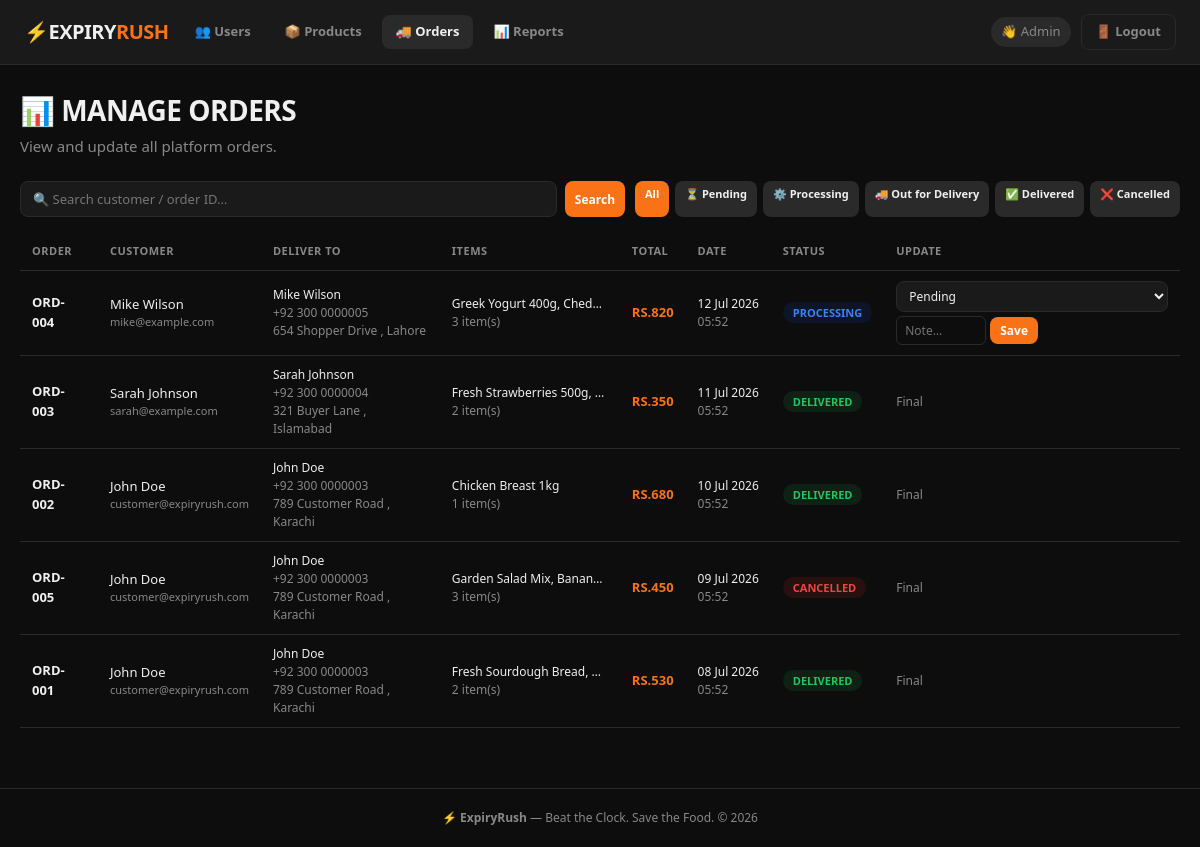
Page /admin_orders.php (signed in) on the committed database.
### tables this page shows
CREATE TABLE orders (
    id               INT AUTO_INCREMENT PRIMARY KEY,
    customer_id      INT           NOT NULL,
    total_amount     DECIMAL(10,2) NOT NULL,
    status           ENUM('pending','processing','out_for_delivery','delivered','cancelled')
                     NOT NULL DEFAULT 'pending',
    delivery_name    VARCHAR(100)  NOT NULL DEFAULT '',
    delivery_phone   VARCHAR(20)   NOT NULL DEFAULT '',
    delivery_address VARCHAR(255)  NOT NULL DEFAULT '',
    delivery_city    VARCHAR(100)  NOT NULL DEFAULT '',
    notes            TEXT,
    created_at       DATETIME      DEFAULT NOW(),
    FOREIGN KEY (customer_id) REFERENCES users(id)
);

CREATE TABLE users (
    id         INT AUTO_INCREMENT PRIMARY KEY,
    name       VARCHAR(100)  NOT NULL,
    email      VARCHAR(150)  NOT NULL UNIQUE,
    password   VARCHAR(255)  NOT NULL,
    role       ENUM('customer','seller','admin') NOT NULL DEFAULT 'customer',
    phone      VARCHAR(20),
    address    TEXT,
    is_active  TINYINT(1)    NOT NULL DEFAULT 1,
    created_at DATETIME      DEFAULT NOW()
);

### db.php (called while the page is built, shortened)
<?php
if (!function_exists('e')) {
    function e(string $str = ''): string {
        return htmlspecialchars($str, ENT_QUOTES, 'UTF-8');
    }
}

### admin_orders.php (the view, shortened to what this page needs)
<?php
require_once __DIR__ . '/db.php';
$filterStatus = $_GET['status'] ?? 'all';
$search = trim($_GET['q'] ?? '');
$where = 'WHERE 1=1';
$orders = $conn->query("
    SELECT o.id, o.total_amount, o.status, o.created_at,
           o.delivery_name, o.delivery_phone, o.delivery_address, o.delivery_city,
           u.name  AS customer_name,
           u.email AS customer_email,
           GROUP_CONCAT(oi.product_name ORDER BY oi.id SEPARATOR ', ') AS items,
           COUNT(oi.id)     AS item_count,
           SUM(oi.quantity) AS total_qty
    FROM   orders o
    JOIN   users       u  ON o.customer_id = u.id
    JOIN   order_items oi ON oi.order_id   = o.id
    {$where}
    GROUP  BY o.id
    ORDER  BY o.created_at DESC
    LIMIT 200
");
$statusOptions = [
    'all' => 'All',
    'pending' => '⏳ Pending',
    'processing' => '⚙️ Processing',
    'out_for_delivery' => '🚚 Out for Delivery',
    'delivered' => '✅ Delivered',
    'cancelled' => '❌ Cancelled',
];
require_once __DIR__ . '/header.php';
?>
<div class="page-header">
    <h1>📊 MANAGE ORDERS</h1>
    <p>View and update all platform orders.</p>
</div>
<div style="display:flex;gap:10px;flex-wrap:wrap;margin-bottom:16px;">
    <form method="GET" style="display:flex;gap:8px;flex:1;min-width:260px;">
        <input type="text" name="q" value="<?= e($search) ?>"
               placeholder="🔍 Search customer / order ID…"
               style="flex:1;padding:8px 12px;border-radius:8px;background:var(--card);
                      border:1px solid var(--border);color:var(--text);font-size:13px;">
        <button type="submit" class="btn btn-primary btn-sm">Search</button>
    </form>
    <div style="display:flex;gap:6px;flex-wrap:wrap;">
        <?php foreach ($statusOptions as $val => $label): ?>
        <a href="admin_orders.php?status=<?= $val ?><?= $search ? '&q=' . urlencode($search) : '' ?>"
           class="btn btn-sm <?= $filterStatus === $val ? 'btn-primary' : 'btn-secondary' ?>"
           style="font-size:11px;">
            <?= $label ?>
        </a>
        <?php endforeach; ?>
    </div>
</div>
<?php if (!$orders || $orders->num_rows === 0): ?>
<div class="empty-state">
    <div class="big">📋</div>
    <p>No orders found.</p>
</div>
<?php else: ?>
<div style="overflow-x:auto;">
<table class="data-table">
    <thead>
        <tr>
            <th>Order</th>
            <th>Customer</th>
            <th>Deliver To</th>
            <th>Items</th>
            <th>Total</th>
            <th>Date</th>
            <th>Status</th>
            <th>Update</th>
        </tr>
    </thead>
    <tbody>
    <?php while ($o = $orders->fetch_assoc()): ?>
    <tr id="row-<?= $o['id'] ?>">
        <td><strong>ORD-<?= str_pad($o['id'], 3, '0', STR_PAD_LEFT) ?></strong></td>
        <td>
            <div><?= e($o['customer_name']) ?></div>
            <div style="font-size:11px;color:var(--muted);"><?= e($o['customer_email']) ?></div>
        </td>
        <td style="font-size:12px;">
            <div><?= e($o['delivery_name']) ?></div>
            <div style="color:var(--muted);"><?= e($o['delivery_phone']) ?></div>
            <div style="color:var(--muted);">
                <?= e($o['delivery_address']) ?>
                <?= $o['delivery_city'] ? ', ' . e($o['delivery_city']) : '' ?>
            </div>
        </td>
        <td style="font-size:12px;max-width:180px;">
            <div style="white-space:nowrap;overflow:hidden;text-overflow:ellipsis;"
                 title="<?= e($o['items']) ?>">
                <?= e($o['items']) ?>
            </div>
            <div style="color:var(--muted);"><?= (int)$o['total_qty'] ?> item(s)</div>
        </td>
        <td style="font-weight:800;color:var(--orange);white-space:nowrap;">
            RS.<?= number_format($o['total_amount'], 0) ?>
        </td>
        <td style="font-size:12px;white-space:nowrap;">
            <?= date('d M Y', strtotime($o['created_at'])) ?><br>
            <span style="color:var(--muted);"><?= date('H:i', strtotime($o['created_at'])) ?></span>
        </td>
        <td>
            <span class="status-badge status-<?= str_replace('_', '-', e($o['status'])) ?>">
                <?= ucwords(str_replace('_', ' ', $o['status'])) ?>
            </span>
        </td>
        <td>
            <?php if (!in_array($o['status'], ['delivered', 'cancelled'], true)): ?>
            <form method="POST" action="admin_orders.php"
                  style="display:flex;gap:4px;align-items:center;flex-wrap:wrap;min-width:220px;">
                <select name="new_status"
                        class="filter-select"
                        style="padding:5px 8px;font-size:12px;">
                    <?php
                    $stOpts = ['pending','processing','out_for_delivery','delivered','cancelled'];
                    foreach ($stOpts as $st):
                        if ($st === $o['status']) continue;
                    ?>
                    <option value="<?= $st ?>"><?= ucwords(str_replace('_', ' ', $st)) ?></option>
                    <?php endforeach; ?>
                </select>
                <input type="text" name="note" placeholder="Note…"
                       style="width:90px;padding:5px 8px;font-size:12px;
                              border-radius:6px;background:var(--bg);
                              border:1px solid var(--border);color:var(--text);">
                <button type="submit" class="btn btn-sm btn-primary"
                        onclick="return confirm('Update this order status?')">
                    Save
                </button>
            </form>
            <?php else: ?>
            <span style="font-size:12px;color:var(--muted);">Final</span>
            <?php endif; ?>
        </td>
    </tr>
    <?php endwhile; ?>
    </tbody>
</table>
</div>
<?php endif; ?>
<?php require_once __DIR__ . '/footer.php'; ?>

### header.php (shortened to what this page needs)
<?php
$role = $_SESSION['role'] ?? '';
$uid = (int)($_SESSION['user_id'] ?? 0);
$uname = $_SESSION['name'] ?? '';
$self = $_SERVER['PHP_SELF'];
?>
<!DOCTYPE html>
<html lang="en">
<head>
<link rel="stylesheet" href="<?= BASE_URL ?>style.css">
</head>
<body>
<?php if ($uid): ?>
<nav>
  <a href="<?= BASE_URL ?>index.php" class="logo">⚡<span>EXPIRY</span>RUSH</a>
  <div class="nav-links">
    <?php if ($role === 'customer'): ?>
      <a href="<?= BASE_URL ?>browse.php"
         class="nav-btn <?= str_contains($self, 'browse') ? 'active' : '' ?>">🛒 Browse</a>
      <a href="<?= BASE_URL ?>alerts.php"
         class="nav-btn <?= str_contains($self, 'alerts') ? 'active' : '' ?>">🔔 Alerts</a>
      <a href="<?= BASE_URL ?>orders.php"
         class="nav-btn <?= str_contains($self, 'orders') && !str_contains($self, 'confirmation') ? 'active' : '' ?>">📦 Orders</a>
    <?php elseif ($role === 'admin'): ?>
      <a href="<?= BASE_URL ?>users.php"
         class="nav-btn <?= str_contains($self, 'users') ? 'active' : '' ?>">👥 Users</a>
      <a href="<?= BASE_URL ?>products.php"
         class="nav-btn <?= str_contains($self, 'products') ? 'active' : '' ?>">📦 Products</a>
      <a href="<?= BASE_URL ?>admin_orders.php"
         class="nav-btn <?= str_contains($self, 'admin_orders') ? 'active' : '' ?>">🚚 Orders</a>
      <a href="<?= BASE_URL ?>reports.php"
         class="nav-btn <?= str_contains($self, 'reports') ? 'active' : '' ?>">📊 Reports</a>
    <?php endif; ?>
  </div>
  <div class="nav-right">
    <span class="user-chip">👋 <?= e($uname) ?></span>
    <a href="<?= BASE_URL ?>logout.php" class="logout-btn">🚪 Logout</a>
  </div>
</nav>
<?php endif; ?>
<main class="container">

### footer.php (shortened to what this page needs)
</main>
<footer class="site-footer">
    <p>⚡ <strong>ExpiryRush</strong> — Beat the Clock. Save the Food. © <?= date('Y') ?></p>
</footer>
</body>
</html>

### style.css (style rules this page uses)
:root { --bg: #0d0d0d; --card: #1a1a1a; --border: #2a2a2a; --text: #f0f0f0; --muted: #888; --orange: #f97316; --red: #ef4444; --green: #22c55e; --yellow: #eab308; --blue: #3b82f6; --radius: 12px; --shadow: 0 4px 20px rgba(0,0,0,.4); }
*, *::before, *::after { box-sizing: border-box; margin: 0; padding: 0; }
body { background: var(--bg); color: var(--text); font-family: 'Segoe UI', system-ui, sans-serif; font-size: 15px; line-height: 1.5; min-height: 100vh; }
nav { display: flex; align-items: center; gap: 12px; padding: 14px 24px; background: var(--card); border-bottom: 1px solid var(--border); position: sticky; top: 0; z-index: 100; flex-wrap: wrap; }
.logo { font-size: 20px; font-weight: 900; text-decoration: none; color: var(--orange); letter-spacing: -0.5px; }
.logo span { color: var(--text); }
.nav-links { display: flex; gap: 6px; flex: 1; flex-wrap: wrap; }
.nav-btn { padding: 7px 14px; border-radius: 8px; text-decoration: none; color: var(--muted); font-size: 13px; font-weight: 600; transition: all .2s; }
.nav-btn:hover, .nav-btn.active { background: var(--border); color: var(--text); }
.nav-right { display: flex; align-items: center; gap: 10px; }
.user-chip { font-size: 13px; color: var(--muted); background: var(--border); padding: 5px 10px; border-radius: 999px; }
.logout-btn { padding: 7px 14px; background: transparent; border: 1px solid var(--border); color: var(--muted); border-radius: 8px; text-decoration: none; font-size: 13px; font-weight: 600; transition: all .2s; }
.container { max-width: 1200px; margin: 0 auto; padding: 24px 20px 60px; }
.page-header { margin-bottom: 24px; }
.page-header h1 { font-size: 28px; font-weight: 900; letter-spacing: -0.5px; }
.page-header p { color: var(--muted); margin-top: 4px; }
.btn { display: inline-block; padding: 8px 16px; border-radius: 8px; border: none; cursor: pointer; font-size: 13px; font-weight: 700; text-decoration: none; transition: opacity .2s, transform .1s; font-family: inherit; }
.btn-primary { background: var(--orange); color: #fff; }
.btn-secondary { background: var(--border); color: var(--text); }
.btn-sm { padding: 5px 10px; font-size: 12px; }
.filter-select { padding: 9px 14px; border-radius: 8px; background: var(--card); border: 1px solid var(--border); color: var(--text); font-family: inherit; font-size: 14px; cursor: pointer; }
.status-badge { font-size: 11px; font-weight: 700; padding: 3px 10px; border-radius: 999px; text-transform: uppercase; }
.status-cancelled { background: #dc262622; color: var(--red); }
input[type=text], input[type=email], input[type=password], input[type=number], input[type=datetime-local], select, textarea { width: 100%; padding: 10px 14px; background: var(--bg); border: 1px solid var(--border); border-radius: 8px; color: var(--text); font-family: inherit; font-size: 14px; transition: border-color .2s; }
.data-table { width: 100%; border-collapse: collapse; font-size: 13px; }
.data-table th { text-align: left; padding: 10px 12px; font-size: 11px; text-transform: uppercase; letter-spacing: .5px; color: var(--muted); border-bottom: 1px solid var(--border); }
.data-table td { padding: 10px 12px; border-bottom: 1px solid var(--border); vertical-align: middle; }
.site-footer { text-align: center; padding: 20px; color: var(--muted); font-size: 12px; border-top: 1px solid var(--border); }
.status-processing { background: #1d4ed822; color: var(--blue); }
.status-delivered { background: #16a34a22; color: var(--green); }

### rows in the picture
orders: id "004", customer.name "Mike Wilson", customer.email "mike@example.com", delivery_name "Mike Wilson", delivery_phone "+92 300 0000005", delivery_address "654 Shopper Drive", delivery_city "Lahore", items "Greek Yogurt 400g, Ched…", total_qty "3", total_amount "820", created_at "12 Jul 2026", created_at "05:52", status "PROCESSING"
orders: id "003", customer.name "Sarah Johnson", customer.email "sarah@example.com", delivery_name "Sarah Johnson", delivery_phone "+92 300 0000004", delivery_address "321 Buyer Lane", delivery_city "Islamabad", items "Fresh Strawberries 500g,…", total_qty "2", total_amount "350", created_at "11 Jul 2026", created_at "05:52", status "DELIVERED", shows "Final"
orders: id "002", customer.name "John Doe", customer.email "customer@expiryrush.com", delivery_name "John Doe", delivery_phone "+92 300 0000003", delivery_address "789 Customer Road", delivery_city "Karachi", items "Chicken Breast 1kg", total_qty "1", total_amount "680", created_at "10 Jul 2026", created_at "05:52", status "DELIVERED", shows "Final"
orders: id "005", customer.name "John Doe", customer.email "customer@expiryrush.com", delivery_name "John Doe", delivery_phone "+92 300 0000003", delivery_address "789 Customer Road", delivery_city "Karachi", items "Garden Salad Mix, Banan…", total_qty "3", total_amount "450", created_at "09 Jul 2026", created_at "05:52", status "CANCELLED", shows "Final"
orders: id "001", customer.name "John Doe", customer.email "customer@expiryrush.com", delivery_name "John Doe", delivery_phone "+92 300 0000003", delivery_address "789 Customer Road", delivery_city "Karachi", items "Fresh Sourdough Bread,…", total_qty "2", total_amount "530", created_at "08 Jul 2026", created_at "05:52", status "DELIVERED", shows "Final"

### other values in the picture
$uname "Admin"
$label "All"
$label "⏳ Pending"
$label "⚙️ Processing"
$label "🚚 Out for Delivery"
$label "✅ Delivered"
$label "❌ Cancelled"
form field new_status "Pending"
